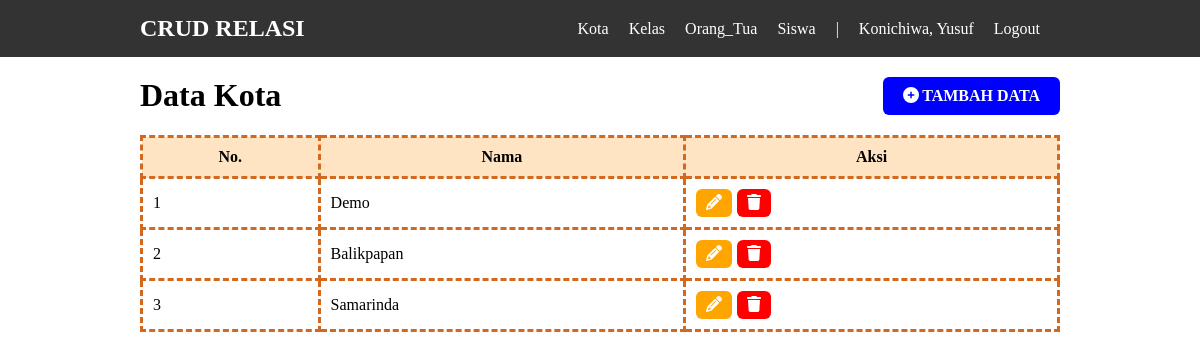
The app's page /kota/index.php (signed in) with its own data.
### tables this page shows
CREATE TABLE `kota` (
  `id` int(11) NOT NULL,
  `nama_kota` varchar(100) NOT NULL,
  `created_at` timestamp NOT NULL DEFAULT CURRENT_TIMESTAMP
);

### kota/index.php (the view, shortened to what this page needs)
<?php
require_once '../conn2.php';
$pels = mysqli_query($conn, "SELECT * FROM kota ORDER BY id DESC");
$no = 1;
?>
<!DOCTYPE html>
<html lang="en">
<head>
   <link rel="stylesheet" href="https://cdnjs.cloudflare.com/ajax/libs/font-awesome/6.4.2/css/all.min.css" />
   <link rel="stylesheet" href="../style.css">
</head>
<body>
   <?php require_once '../navbar.php' ?>
   <main>
      <div class="container">
         <div class="infwrap">
            <h1>Data Kota</h1>
            <a class="btnadd" href="tambah.php"><span class="fas fa-plus-circle"></span> Tambah Data</a>
         </div>
         <table border="1" width="100%">
            <thead>
               <tr>
                  <th>No.</th>
                  <th>Nama</th>
                  <th>Aksi</th>
               </tr>
            </thead>
            <tbody>
               <?php while ($data = mysqli_fetch_object($pels)) : ?>
                  <tr class="">
                     <td><?= $no++ ?></td>
                     <td><?= htmlspecialchars($data->nama_kota) ?></td>
                     <td>
                        <div class="btnwrap">
                           <a class="btnedit" href="edit.php?id=<?= $data->id ?>"><span class="fas fa-pencil"></span></a>
                           <a class="btnremove" onclick="return confirm('Antum yakin ingin menghapus data ini?')" href="hapus.php?id=<?= $data->id ?>"><span class="fas fa-trash"></span></a>
                        </div>
                     </td>
                  </tr>
               <?php endwhile; ?>
            </tbody>
         </table>
      </div>
   </main>
</body>
</html>

### style.css (style rules this page uses)
body, ul, li { margin: 0; padding: 0; list-style: none; }
* { margin: 0; padding: 0; box-sizing: border-box; font-family: 'Fake Receipt'; }
.container { width: 80%; padding: 20px; margin: auto; }
.infwrap { display: flex; justify-content: space-between; }
table { border-collapse: collapse; }
table, tr, th, td { border: 3px dashed chocolate; }
td { padding: 10px; }
table thead { background-color: bisque; }
table thead th { padding: 10px; }
.btnadd { padding: 10px 20px; outline: none; border-radius: 6px; background-color: blue; color: white; text-decoration: none; font-weight: bold; text-transform: uppercase; }
.btnedit { padding: 5px 10px; outline: none; border-radius: 6px; background-color: orange; color: white; text-decoration: none; font-weight: bold; text-transform: uppercase; }
.btnremove { padding: 5px 10px; outline: none; border-radius: 6px; background-color: red; color: white; text-decoration: none; font-weight: bold; text-transform: uppercase; }
.btnwrap { display: flex; gap: 5px; }

### records on screen
kota: nama_kota "Demo"
kota: nama_kota "Balikpapan"
kota: nama_kota "Samarinda"

### other values on screen
$_SESSION['nama'] "Yusuf"
